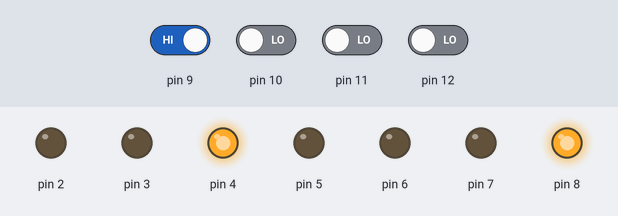
Recording of a sketch running on a simulated Arduino Uno, built with avr-gcc and run on an emulated ATmega328P. On the bench: output pins drawn as LEDs (lit = HIGH). Inputs (shaded band) come from the test bench; at power-on: pin 9 HIGH, pin 10–12 LOW.

Above: at 1.2 s.
1.3 s: pin 9 driven LOW
At 2.1 s:
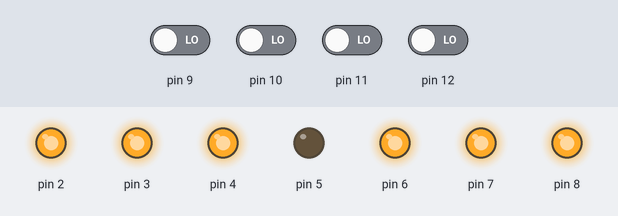
2.8 s: pin 10 driven HIGH
At 3.3 s:
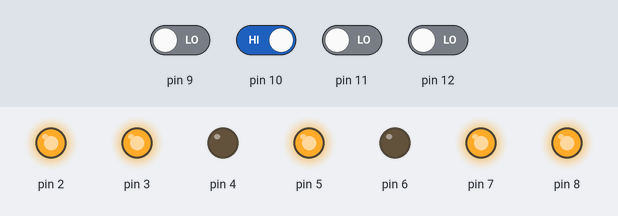
4.3 s: pin 11 driven HIGH
At 5.5 s:
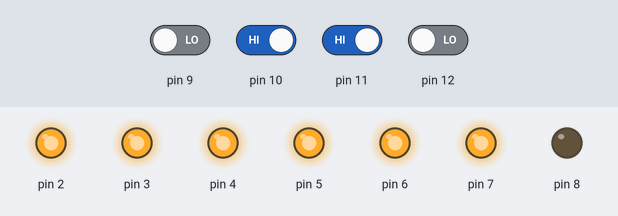
5.8 s: pin 12 driven HIGH
At 6.8 s:
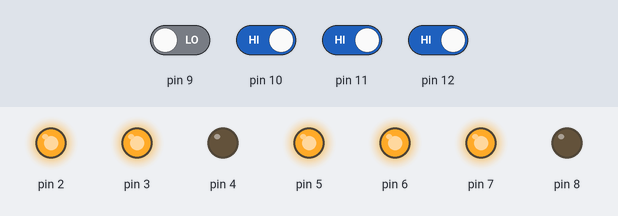
7.3 s: pin 9 driven HIGH
At 7.9 s:
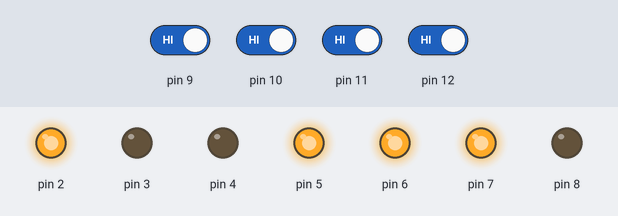
8.8 s: pin 10 driven LOW
At 10.2 s:
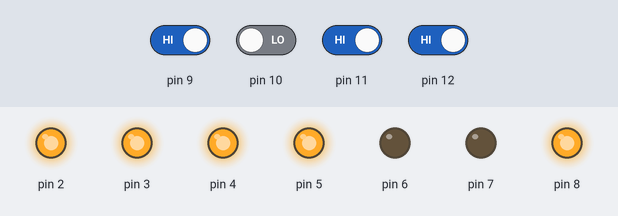
Timing chart, 0 to 11.3 s (numbered marks = the images above; inputs shaded):
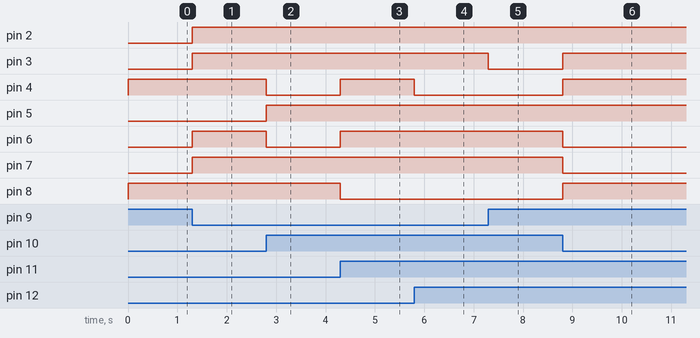

Measured:
- after the input at 1.3 s, pin 2, pin 3, pin 6, pin 7: LOW → HIGH at once
- after the input at 2.8 s, pin 4, pin 6: HIGH → LOW at once; pin 5: LOW → HIGH at once
- after the input at 4.3 s, pin 4, pin 6: LOW → HIGH at once; pin 8: HIGH → LOW at once
- after the input at 5.8 s, pin 4: HIGH → LOW at once
- after the input at 7.3 s, pin 3: HIGH → LOW at once
- after the input at 8.8 s, pin 3, pin 4, pin 8: LOW → HIGH at once; pin 6, pin 7: HIGH → LOW at once

The sketch:

DisplayLED.ino
```cpp
int w = 0; //Entrada dipswitch1
int x = 0; //Entrada dipswitch2
int y = 0; //Entrada dipswitch3
int z = 0; //Entrada dipswitch4

void encender(int a, int b, int c, int d, int e, int f, int g)
{
  //Asigna un segmento del display a cada pin
  digitalWrite(2, a);  //Asigna el segmento 'a' al pin 2
  digitalWrite(3, b);  //Asigna el segmento 'b' al pin 3
  digitalWrite(4, c);  //Asigna el segmento 'c' al pin 4
  digitalWrite(5, d);  //Asigna el segmento 'd' al pin 5
  digitalWrite(6, e);  //Asigna el segmento 'e' al pin 6
  digitalWrite(7, f);  //Asigna el segmento 'f' al pin 7
  digitalWrite(8, g);  //Asigna el segmento 'g' al pin 8
}

void setup() {

  //Inicializa los pines como entradas/salidas digitales

  pinMode(2, OUTPUT); //'a'
  pinMode(3, OUTPUT); //'b'
  pinMode(4, OUTPUT); //'c'
  pinMode(5, OUTPUT); //'d'
  pinMode(6, OUTPUT); //'e'
  pinMode(7, OUTPUT); //'f'
  pinMode(8, OUTPUT); //'g'
  pinMode(9, INPUT); //'w'
  pinMode(10, INPUT); //'x'
  pinMode(11, INPUT); //'y'
  pinMode(12, INPUT); //'z'
}

void loop() {

  w=digitalRead(9);  //Asignar variables del dipswitch a los pines
  x=digitalRead(10);  //Asignar variables del dipswitch a los pines
  y=digitalRead(11);  //Asignar variables del dipswitch a los pines
  z=digitalRead(12);  //Asignar variables del dipswitch a los pines

  //Combinaciones del dipswitch para encender cada parte del display
  //Envia estados (1 y 0) al display dependiendo del numero a mostrar

  if (!w && !x && !y && !z){
    encender (1, 1, 1, 0, 1, 1, 1); //Muestra el numero 0
  }

  if (w && !x && !y && !z){
    encender (0, 0, 1, 0, 0, 0, 1);//Muestra el numero 1
  }

  if (!w && x && !y && !z){
    encender (1, 1, 0, 1, 0, 1, 1); //Muestra el numero 2
  }

  if (w && x && !y && !z){
    encender (0, 1, 1, 1, 0, 1, 1); //Muestra el numero 3
  }

  if (!w && !x && y && !z){
    encender (0, 0, 1, 1, 1, 0, 1); //Muestra el numero 4
  }

  if (w && !x && y && !z){
    encender (0, 1, 1, 1, 1, 1, 0); //Muestra el numero 5
  }

  if (!w && x && y && !z){
    encender (1, 1, 1, 1, 1, 1, 0); //Muestra el numero 6
  }

  if (w && x && y && !z){
    encender (0, 0, 1, 0, 1, 1, 1); //Muestra el numero 7
  }

  if (!w && !x && !y && z){
    encender (1, 1, 1, 1, 1, 1, 1); //Muestra el numero 8
  }

  if (w && !x && !y && z){
    encender (0, 1, 1, 1, 1, 1, 1); //Muestra el numero 9
  }

  if (!w && x && !y && z){
    encender (1, 0, 1, 1, 1, 1, 1); //Muestra la letra A
  }

  if (w && x && !y && z){
    encender (1, 1, 1, 1, 1, 0, 0); //Muestra la letra B
  }

  if (!w && !x && y && z){
    encender (1, 1, 0, 0, 1, 1, 0); //Muestra la letra C
  }

  if (w && !x && y && z){
    encender (1, 1, 1, 1, 0, 0, 1); //Muestra la letra D
  }

  if (!w && x && y && z){
    encender (1, 1, 0, 1, 1, 1, 0); //Muestra la letra E
  }

  if (w && x && y && z){
    encender (1, 0, 0, 1, 1, 1, 0); //Muestra la letra F
  }

}
```
